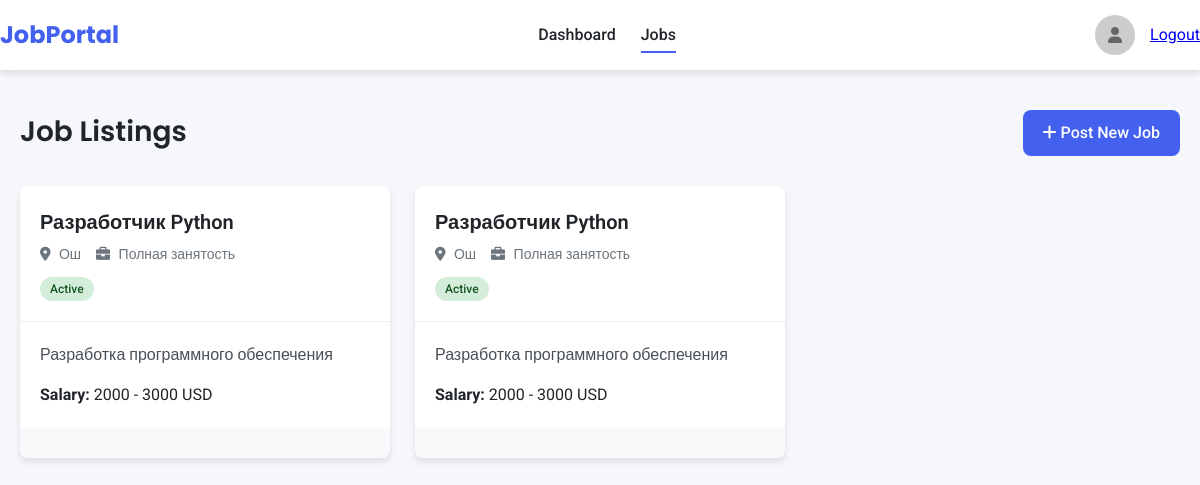
The app's page /company/jobs (signed in) with its own data.
### app.py (models this page shows)
class JobOffer(db.Model):
    __tablename__ = 'job_offers'
    id = db.Column(db.Integer, primary_key=True)
    job_title = db.Column(db.String(100), nullable=False)
    location = db.Column(db.String(100), nullable=False)
    category = db.Column(db.String(100), nullable=False)
    job_type = db.Column(db.String(50), nullable=False)
    describe_position = db.Column(db.Text)
    unique_journey = db.Column(db.Text)
    employee_expectations = db.Column(db.Text)
    employee_contribution = db.Column(db.Text)
    team_description = db.Column(db.Text)
    interview_process = db.Column(db.Text)
    salary_range = db.Column(db.String(100))
    benefits = db.Column(db.Text)
    payment_frequency = db.Column(db.String(50))
    user_id = db.Column(db.Integer, db.ForeignKey('users.id'))  # внешний ключ
    user = db.relationship('User', back_populates='posted_jobs')  # это и есть нужное свойство
    company_id = db.Column(db.Integer, db.ForeignKey('companies.id'), nullable=False)
    company = db.relationship('Company', back_populates='job_offers')
    author = db.relationship('User', back_populates='job_offers')  # Changed from 'posted_jobs'
    applications = db.relationship('Application', back_populates='job_offer', lazy=True)

### app.py (the view)
@app.route('/company/jobs')
def company_jobs():
    if 'company_id' not in session:
        flash('Пожалуйста, войдите в аккаунт компании', 'error')
        return redirect(url_for('company_login'))
    company_id = session['company_id']
    conn = get_db_connection()
    cursor = conn.cursor()
    cursor.execute("SELECT * FROM companies WHERE id = ?", (company_id,))
    company = cursor.fetchone()
    if not company:
        flash('Компания не найдена', 'error')
        return redirect(url_for('company_login'))
    cursor.execute("""
        SELECT * FROM job_offers
        WHERE company_id = ?
    """, (company_id,))
    jobs = cursor.fetchall()
    conn.close()
    return render_template('company_jobs.html',
                           company=company,
                           jobs=jobs)

### app.py (called while the page is built, shortened)
@app.before_request
def create_admin_if_needed():
    global admin_created

@app.context_processor
def inject_user():
    return dict(current_user=current_user)

def get_db_connection():
    conn = sqlite3.connect("mydatabase.db")
    conn.row_factory = sqlite3.Row
    return conn

### templates/company_jobs.html (shortened to what this page needs)
<!DOCTYPE html>
<html lang="en">
<head>
    <link rel="stylesheet" href="https://cdnjs.cloudflare.com/ajax/libs/font-awesome/6.0.0-beta3/css/all.min.css">
</head>
<body>
    <header>
        <div class="container header-container">
            <a href="{{ url_for('company_dashboard') }}" class="logo">JobPortal</a>
            <nav class="nav-links">
                <a href="{{ url_for('company_dashboard') }}">Dashboard</a>
                <a href="{{ url_for('company_jobs') }}" class="active">Jobs</a>
            </nav>
            <div class="user-menu">
                {% if current_user.avatar %}
                    <img src="{{ url_for('static', filename='uploads/' + current_user.avatar) }}" alt="User Avatar" class="avatar">
                {% else %}
                    <div class="avatar" style="background-color: #ccc; display: flex; align-items: center; justify-content: center;">
                        <i class="fas fa-user" style="color: #666;"></i>
                    </div>
                {% endif %}
                <a href="{{ url_for('logout') }}">Logout</a>
            </div>
        </div>
    </header>
    <main class="main-content">
        <div class="container">
            <div class="page-header">
                <h1 class="page-title">Job Listings</h1>
                <a href="{{ url_for('create_job_offer') }}" class="btn">
                    <i class="fas fa-plus"></i> Post New Job
                </a>
            </div>
            {% if jobs %}
                <div class="jobs-container">
                    {% for job in jobs %}
                        <div class="job-card">
                            <div class="job-header">
                                <h2 class="job-title">{{ job.job_title }}</h2>
                                <div class="job-meta">
                                    <span><i class="fas fa-map-marker-alt"></i> {{ job.location }}</span>
                                    <span><i class="fas fa-briefcase"></i> {{ job.job_type }}</span>
                                </div>
                                <span class="status-badge status-active">Active</span>
                            </div>
                            <div class="job-body">
                                <p class="job-description">
                                    {{ job.describe_position|truncate(200) }}
                                </p>
                                <p><strong>Salary:</strong> {{ job.salary_range }}</p>
                            </div>
                            <div class="job-footer">
                            </div>
                        </div>
                    {% endfor %}
                </div>
            {% endif %}
        </div>
    </main>
</body>
</html>

### templates/company_jobs.html (style rules this page uses)
:root { --primary-color: #4361ee; --secondary-color: #3f37c9; --accent-color: #4895ef; --light-color: #f8f9fa; --dark-color: #212529; --success-color: #4bb543; --warning-color: #f0ad4e; --danger-color: #d9534f; --border-radius: 8px; --box-shadow: 0 4px 6px rgba(0, 0, 0, 0.1); --transition: all 0.3s ease; }
* { margin: 0; padding: 0; box-sizing: border-box; }
body { font-family: 'Roboto', sans-serif; line-height: 1.6; color: var(--dark-color); background-color: #f5f7fa; }
.container { max-width: 1200px; margin: 0 auto; padding: 0 20px; }
header { background-color: white; box-shadow: var(--box-shadow); position: sticky; top: 0; z-index: 100; }
.header-container { display: flex; justify-content: space-between; align-items: center; padding: 15px 0; }
.logo { font-family: 'Poppins', sans-serif; font-weight: 700; font-size: 24px; color: var(--primary-color); text-decoration: none; }
.nav-links { display: flex; gap: 25px; }
.nav-links a { text-decoration: none; color: var(--dark-color); font-weight: 500; transition: var(--transition); position: relative; }
.nav-links a.active::after { content: ''; position: absolute; bottom: -5px; left: 0; width: 100%; height: 2px; background-color: var(--primary-color); }
.user-menu { display: flex; align-items: center; gap: 15px; }
.avatar { width: 40px; height: 40px; border-radius: 50%; object-fit: cover; }
.main-content { padding: 40px 0; }
.page-header { display: flex; justify-content: space-between; align-items: center; margin-bottom: 30px; }
.page-title { font-family: 'Poppins', sans-serif; font-size: 28px; font-weight: 600; color: var(--dark-color); }
.btn { display: inline-block; padding: 10px 20px; background-color: var(--primary-color); color: white; border: none; border-radius: var(--border-radius); font-weight: 500; text-decoration: none; cursor: pointer; transition: var(--transition); }
.jobs-container { display: grid; grid-template-columns: repeat(auto-fill, minmax(350px, 1fr)); gap: 25px; }
.job-card { background-color: white; border-radius: var(--border-radius); box-shadow: var(--box-shadow); overflow: hidden; transition: var(--transition); }
.job-header { padding: 20px; border-bottom: 1px solid #eee; }
.job-title { font-size: 20px; font-weight: 600; margin-bottom: 5px; color: var(--dark-color); }
.job-meta { display: flex; gap: 15px; margin-bottom: 10px; color: #6c757d; font-size: 14px; }
.job-meta i { margin-right: 5px; }
.job-body { padding: 20px; }
.job-description { margin-bottom: 15px; color: #495057; display: -webkit-box; -webkit-line-clamp: 3; -webkit-box-orient: vertical; overflow: hidden; }
.job-footer { padding: 15px 20px; background-color: #f8f9fa; display: flex; justify-content: space-between; align-items: center; }
.status-badge { padding: 5px 10px; border-radius: 20px; font-size: 12px; font-weight: 500; }
.status-active { background-color: #d4edda; color: #155724; }

### records on screen
JobOffer: job_title "Разработчик Python", location "Ош", job_type "Полная занятость", describe_position "Разработка программного обеспечения", salary_range "2000 - 3000 USD"
JobOffer: job_title "Разработчик Python", location "Ош", job_type "Полная занятость", describe_position "Разработка программного обеспечения", salary_range "2000 - 3000 USD"
